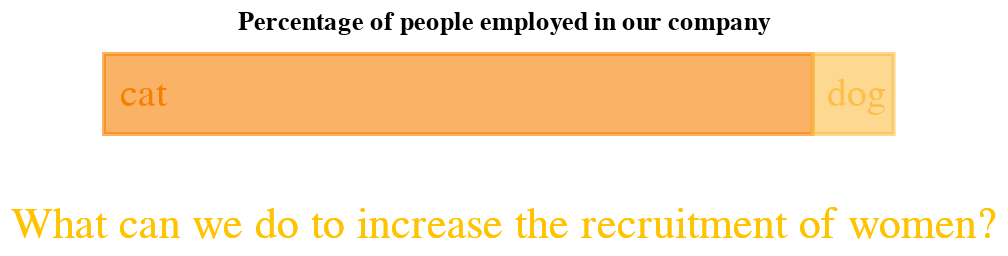

Here is the notebook cell this chart was saved with:
### Code cell
layer3 = alt.layer(
    chart,
    text,
    action
).resolve_scale(
    color='independent'
).configure_view(
    strokeOpacity=0
).properties(
    height=50,
    title='Percentage of people employed in our company'
)
layer3

### Figure 1 — Vega-Lite specification as saved in the notebook (floating-point values rounded to 4 significant figures)
{"config": {"view": {"continuousWidth": 400, "continuousHeight": 300, "strokeOpacity": 0}}, "layer": [{"data": {"name": "data-568b89d5717eb9cd629f9975fa644641"}, "mark": {"type": "bar", "size": 40}, "encoding": {"color": {"field": "Pet", "legend": null, "scale": {"range": ["#f77f00", "#fcbf49"]}, "type": "ordinal"}, "opacity": {"value": 0.6}, "stroke": {"field": "Pet", "legend": null, "scale": {"range": ["#f77f00", "#fcbf49"]}, "type": "ordinal"}, "strokeWidth": {"value": 2}, "x": {"aggregate": "sum", "axis": {"grid": false, "tickMinStep": 1, "title": null}, "field": "Percentage", "scale": {"domain": [0, 10]}, "type": "quantitative"}}}, {"data": {"name": "data-77785718e951b4397fc0a683964de4b5"}, "mark": {"type": "text", "fontSize": 20}, "encoding": {"color": {"field": "text", "legend": null, "scale": {"range": ["#f77f00", "#fcbf49"]}, "type": "ordinal"}, "text": {"field": "text", "type": "nominal"}, "x": {"axis": null, "field": "x", "scale": {"domain": [0, 10]}, "type": "quantitative"}}}, {"data": {"name": "data-77785718e951b4397fc0a683964de4b5"}, "mark": {"type": "text", "color": "#FFC300", "fontSize": 22}, "encoding": {"text": {"value": "What can we do to increase the recruitment of women?"}, "y": {"value": 90}}}], "height": 50, "resolve": {"scale": {"color": "independent"}}, "title": "Percentage of people employed in our company", "$schema": "https://vega.github.io/schema/vega-lite/v4.17.0.json", "datasets": {"data-568b89d5717eb9cd629f9975fa644641": [{"Pet": "Cat", "Percentage": 8.86}, {"Pet": "Dog", "Percentage": 1.01}], "data-77785718e951b4397fc0a683964de4b5": [{"text": "cat", "x": 0.5}, {"text": "dog", "x": 9.4}]}}
